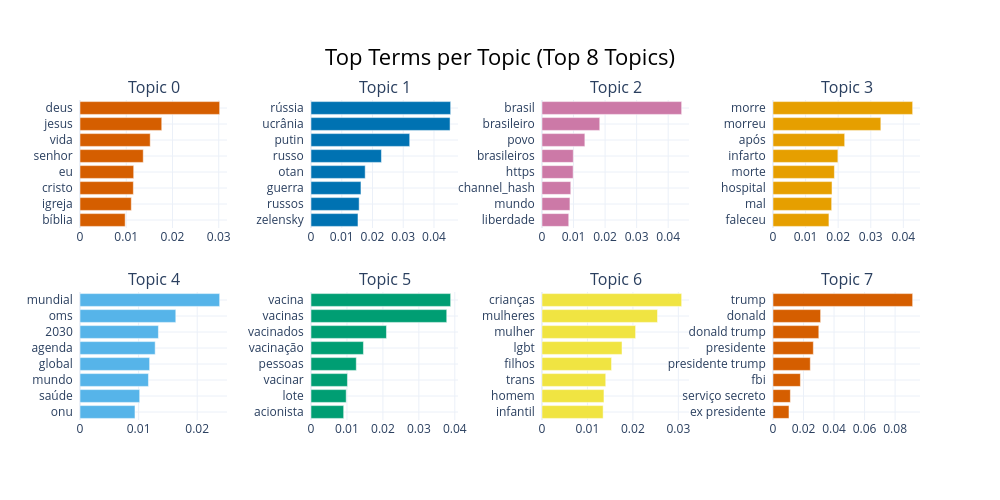

Notebook code cell kept with this figure:
### Code cell
# Bar chart of top terms per topic (top 8 topics)
fig = topic_model.visualize_barchart(
    top_n_topics=8,
    n_words=8,
    title='Top Terms per Topic (Top 8 Topics)'
)
fig.write_image('figures/02_topic_barchart.png', scale=2, width=1200, height=800)
fig.show()

### Figure 1 — Plotly figure (JSON) as saved in the notebook; plotly's stock layout.template omitted (floating-point values rounded to 4 significant figures)
{"data": [{"marker": {"color": "#D55E00"}, "orientation": "h", "type": "bar", "x": [0.009767, 0.0111, 0.01154, 0.01161, 0.01367, 0.01518, 0.01768, 0.0302], "xaxis": "x", "y": ["bíblia  ", "igreja  ", "cristo  ", "eu  ", "senhor  ", "vida  ", "jesus  ", "deus  "], "yaxis": "y"}, {"marker": {"color": "#0072B2"}, "orientation": "h", "type": "bar", "x": [0.01528, 0.01566, 0.01625, 0.01762, 0.02291, 0.0321, 0.04523, 0.04542], "xaxis": "x2", "y": ["zelensky  ", "russos  ", "guerra  ", "otan  ", "russo  ", "putin  ", "ucrânia  ", "rússia  "], "yaxis": "y2"}, {"marker": {"color": "#CC79A7"}, "orientation": "h", "type": "bar", "x": [0.008476, 0.008853, 0.009125, 0.009863, 0.00992, 0.01359, 0.01831, 0.04427], "xaxis": "x3", "y": ["liberdade  ", "mundo  ", "channel_hash  ", "https  ", "brasileiros  ", "povo  ", "brasileiro  ", "brasil  "], "yaxis": "y3"}, {"marker": {"color": "#E69F00"}, "orientation": "h", "type": "bar", "x": [0.01716, 0.018, 0.01812, 0.01884, 0.01992, 0.022, 0.03309, 0.04286], "xaxis": "x4", "y": ["faleceu  ", "mal  ", "hospital  ", "morte  ", "infarto  ", "após  ", "morreu  ", "morre  "], "yaxis": "y4"}, {"marker": {"color": "#56B4E9"}, "orientation": "h", "type": "bar", "x": [0.009383, 0.01018, 0.01168, 0.01188, 0.01283, 0.01338, 0.01635, 0.02383], "xaxis": "x5", "y": ["onu  ", "saúde  ", "mundo  ", "global  ", "agenda  ", "2030  ", "oms  ", "mundial  "], "yaxis": "y5"}, {"marker": {"color": "#009E73"}, "orientation": "h", "type": "bar", "x": [0.009087, 0.009789, 0.01014, 0.0126, 0.01458, 0.02099, 0.03775, 0.03884], "xaxis": "x6", "y": ["acionista  ", "lote  ", "vacinar  ", "pessoas  ", "vacinação  ", "vacinados  ", "vacinas  ", "vacina  "], "yaxis": "y6"}, {"marker": {"color": "#F0E442"}, "orientation": "h", "type": "bar", "x": [0.01345, 0.01363, 0.01402, 0.0153, 0.0176, 0.02059, 0.02541, 0.03073], "xaxis": "x7", "y": ["infantil  ", "homem  ", "trans  ", "filhos  ", "lgbt  ", "mulher  ", "mulheres  ", "crianças  "], "yaxis": "y7"}, {"marker": {"color": "#D55E00"}, "orientation": "h", "type": "bar", "x": [0.01046, 0.01138, 0.01795, 0.02443, 0.02643, 0.03001, 0.03119, 0.09149], "xaxis": "x8", "y": ["ex presidente  ", "serviço secreto  ", "fbi  ", "presidente trump  ", "presidente  ", "donald trump  ", "donald  ", "trump  "], "yaxis": "y8"}], "layout": {"annotations": [{"font": {"size": 16}, "showarrow": false, "text": "Topic 0", "x": 0.0875, "xanchor": "center", "xref": "paper", "y": 1, "yanchor": "bottom", "yref": "paper"}, {"font": {"size": 16}, "showarrow": false, "text": "Topic 1", "x": 0.3625, "xanchor": "center", "xref": "paper", "y": 1, "yanchor": "bottom", "yref": "paper"}, {"font": {"size": 16}, "showarrow": false, "text": "Topic 2", "x": 0.6375, "xanchor": "center", "xref": "paper", "y": 1, "yanchor": "bottom", "yref": "paper"}, {"font": {"size": 16}, "showarrow": false, "text": "Topic 3", "x": 0.9125, "xanchor": "center", "xref": "paper", "y": 1, "yanchor": "bottom", "yref": "paper"}, {"font": {"size": 16}, "showarrow": false, "text": "Topic 4", "x": 0.0875, "xanchor": "center", "xref": "paper", "y": 0.4, "yanchor": "bottom", "yref": "paper"}, {"font": {"size": 16}, "showarrow": false, "text": "Topic 5", "x": 0.3625, "xanchor": "center", "xref": "paper", "y": 0.4, "yanchor": "bottom", "yref": "paper"}, {"font": {"size": 16}, "showarrow": false, "text": "Topic 6", "x": 0.6375, "xanchor": "center", "xref": "paper", "y": 0.4, "yanchor": "bottom", "yref": "paper"}, {"font": {"size": 16}, "showarrow": false, "text": "Topic 7", "x": 0.9125, "xanchor": "center", "xref": "paper", "y": 0.4, "yanchor": "bottom", "yref": "paper"}], "height": 500, "hoverlabel": {"bgcolor": "white", "font": {"family": "Rockwell", "size": 16}}, "showlegend": false, "title": {"font": {"color": "Black", "size": 22}, "text": "Top Terms per Topic (Top 8 Topics)", "x": 0.5, "xanchor": "center", "yanchor": "top"}, "width": 1000, "xaxis": {"anchor": "y", "domain": [0, 0.175], "showgrid": true}, "xaxis2": {"anchor": "y2", "domain": [0.275, 0.45], "showgrid": true}, "xaxis3": {"anchor": "y3", "domain": [0.55, 0.725], "showgrid": true}, "xaxis4": {"anchor": "y4", "domain": [0.825, 1], "showgrid": true}, "xaxis5": {"anchor": "y5", "domain": [0, 0.175], "showgrid": true}, "xaxis6": {"anchor": "y6", "domain": [0.275, 0.45], "showgrid": true}, "xaxis7": {"anchor": "y7", "domain": [0.55, 0.725], "showgrid": true}, "xaxis8": {"anchor": "y8", "domain": [0.825, 1], "showgrid": true}, "yaxis": {"anchor": "x", "domain": [0.6, 1], "showgrid": true}, "yaxis2": {"anchor": "x2", "domain": [0.6, 1], "showgrid": true}, "yaxis3": {"anchor": "x3", "domain": [0.6, 1], "showgrid": true}, "yaxis4": {"anchor": "x4", "domain": [0.6, 1], "showgrid": true}, "yaxis5": {"anchor": "x5", "domain": [0, 0.4], "showgrid": true}, "yaxis6": {"anchor": "x6", "domain": [0, 0.4], "showgrid": true}, "yaxis7": {"anchor": "x7", "domain": [0, 0.4], "showgrid": true}, "yaxis8": {"anchor": "x8", "domain": [0, 0.4], "showgrid": true}}}
